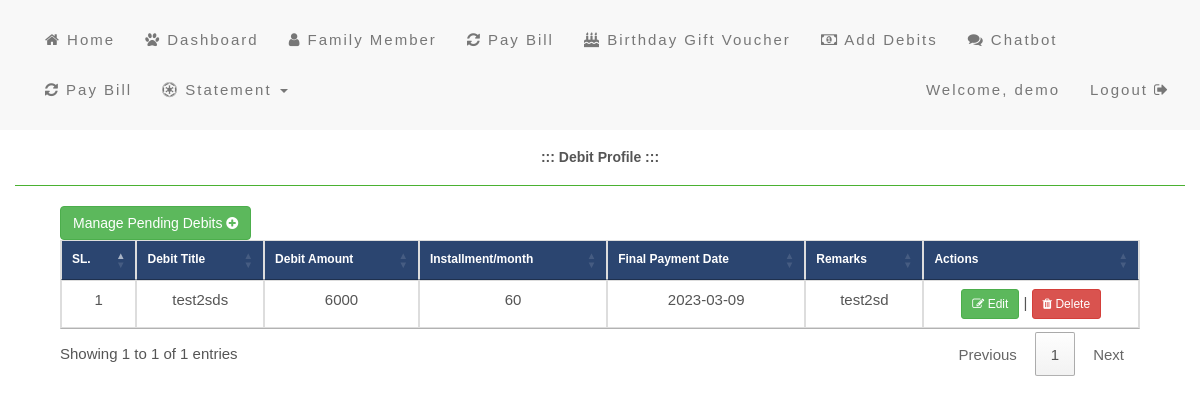
Page /debit_list.php (signed in) on the committed database.
### tables this page shows
CREATE TABLE `pending_debts` (
  `debit_id` int(11) NOT NULL,
  `user_id` int(11) NOT NULL,
  `debit_title` varchar(255) NOT NULL,
  `debit_amount` double NOT NULL,
  `installment_per_month` double NOT NULL,
  `final_date` date NOT NULL,
  `remarks` text NOT NULL,
  `created_at` datetime NOT NULL DEFAULT current_timestamp() ON UPDATE current_timestamp()
);

### debit_list.php (the view, shortened to what this page needs)
<?php
include_once 'common/header.php';
include_once 'db/config.php';
$user_id = $_SESSION['id'];
$sql = mysqli_query($conn, "SELECT `debit_id`, `debit_title`, `debit_amount`, `installment_per_month`, `final_date`, `remarks`,
 `created_at` FROM `pending_debts` WHERE `user_id`='$user_id'");
?>
<div class="container-fluid bg-3 text-center">
    <h5><strong> ::: Debit Profile ::: </strong></h5>
    <hr/>
    <div class="row margin_a">
        <form method="post" action="" enctype="multipart/form-data">
            <div class="col-xs-12 col-sm-12 col-md-12 col-lg-12" id="div_1">
                <a href="add_debits.php" class="btn btn-success left_align"> Manage Pending Debits <i
                            class="fa fa-plus-circle"></i>
                </a>
                <table class="table table-responsive table-bordered" id="table_list">
                    <thead>
                    <tr style="background-color: #2b4570; color: white; font-size: 12px;">
                        <th>SL.</th>
                        <th>Debit Title</th>
                        <th>Debit Amount</th>
                        <th>Installment/month</th>
                        <th>Final Payment Date</th>
                        <th>Remarks</th>
                        <th>Actions</th>
                    </tr>
                    </thead>
                    <tbody>
                    <?php
                    $i = 1;
                    while ($rows = mysqli_fetch_array($sql)) {
                        ?>
                        <tr>
                            <td><?php echo $i++; ?></td>
                            <td><?php echo $rows['debit_title']; ?></td>
                            <td><?php echo $rows['debit_amount']; ?></td>
                            <td><?php echo $rows['installment_per_month']; ?></td>
                            <td><?php echo $rows['final_date']; ?></td>
                            <td><?php echo $rows['remarks']; ?></td>
                            <td>
                                <a href="edit_pending_debits.php?id=<?php echo $rows['debit_id']; ?>"
                                   class="btn btn-success btn-sm"><i
                                            class="fa fa-edit"></i> Edit</a> |
                                <button type="submit" class="btn btn-danger btn-sm"
                                        value="<?php echo $rows['debit_id']; ?>"
                                        name="delete"
                                        onclick="return confirm('Do you want to Delete?')"><i
                                            class="fa fa-trash"></i> Delete
                                </button>
                            </td>
                        </tr>
                    <?php } ?>
                    </tbody>
                </table>
            </div>
        </form>
    </div>
</div>
</body>
</html>

### common/header.php (style rules this page uses)
body { font: 15px Montserrat, sans-serif; line-height: 1.8; color: #f5f6f7; }
.bg-3 { background-color: #ffffff; color: #555555; }
.container-fluid { padding-top: 10px; padding-bottom: 10px; }
.table th { font-size: 12px; }
.left_align { float: left; }
.margin_a { margin-left: 30px; margin-right: 30px; }
hr { border-top: 1px solid #4ab131; }

### rows in the picture
pending_debts: debit_title "test2sds", debit_amount "6000", installment_per_month "60", final_date "2023-03-09", remarks "test2sd", $rows['debit_id'] 3 (drawn)

### other values in the picture
$_SESSION['name'] "demo"
